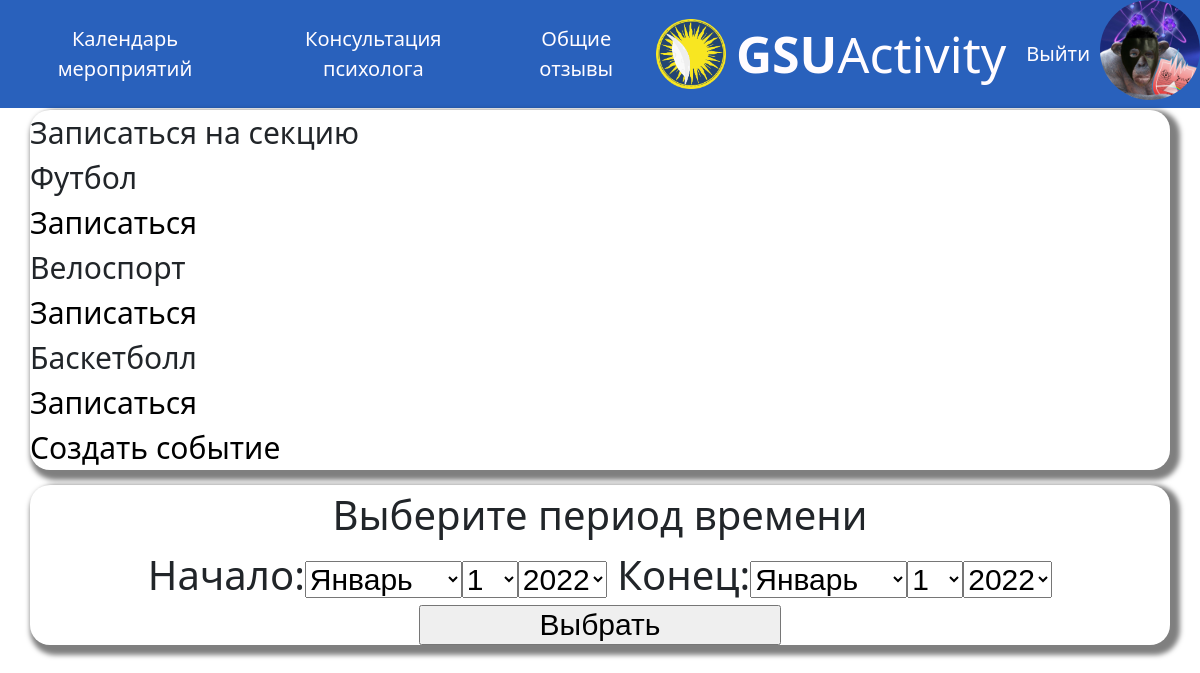
The app's page /sport/ (signed in) with its own data.
### news/models.py (models this page shows)
class AdvUser(AbstractUser):
    fac = (
        ('bio','Биологический факультет'),
        ('geo','Геолого-географический факультет'),
        ('ist','Факультет истории и межкультурных коммуникаций'),
        ('in','Факультет иностранных языков'),
        ('mat','Факультет математитики и ТП'),
        ('psi','Факультет психологии и педагогики'),
        ('fiz','Факультет физики и ИТ'),
        ('ffk','Факультет физической культуры'),
        ('fil','Филологический факультет'),
        ('eko','Экономический факультет'),
        ('yr','Юридичесий факультет'),
        )
    is_activated = models.BooleanField(default=True, db_index=True,verbose_name='Прошел активацию')
    avatar = models.ImageField(null=True, blank=True, upload_to="image/profile/",verbose_name='Аватарка')
    phone_num = models.CharField(unique = True, null = True, blank = False, max_length=13,verbose_name='Номер телефона')
    faculty = models.CharField(null = True, blank =False,choices=fac,max_length=50,verbose_name='Факультет')
    group = models.CharField(null = True, blank = False,max_length=10,verbose_name='Группа')
    class Meta(AbstractUser.Meta):
        pass

class Section(models.Model):
    name = models.CharField(max_length=30,verbose_name='Название')
    otobr = models.BooleanField(default=False, db_index=True,verbose_name='Отображение')
    class Meta:
        verbose_name_plural = 'Секции'
        verbose_name = 'Секция'

### news/views.py (the view)
# urls.py: path('sport/', sport, name='sport'),
def sport(request):
	sections = Section.objects.filter(otobr=True)
	weekd=datetime.today().isocalendar()[1]
	posts = Post.objects.filter(eventdate__week=weekd)
	your_zapisi = Post.objects.filter(zapis=request.user.id)
	if request.method == 'POST':
		form = Index(request.POST)
		if form.is_valid():
			nach = form.cleaned_data['Начало']
			con = form.cleaned_data['Конец']
			posts = Post.objects.filter(eventdate__range=(nach,con))
	else:
		form = Index()
	return render(request, 'news/sport.html', {'posts': posts,'your_zapisi':your_zapisi,'sections':sections,'form':form})

### news/forms.py
class Index(forms.Form):
    Начало = forms.DateTimeField(widget=forms.SelectDateWidget)
    Конец = forms.DateTimeField(widget=forms.SelectDateWidget)

### news/templates/news/sport.html (shortened to what this page needs)
{% extends "layout/basic.html" %}
{% block content %}
	<div class="post">
		Записаться на секцию<br>
		{% for section in sections %}
			{{section.name}}<br>
			{% if user.is_authenticated %}
				<a href="{% url 'news:sec' pk=section.pk %}" class="post_link">Записаться</a><br>
			{% endif %}
		{% endfor %}
		{% if user.id == 5 or user.id == 1  %}
		<a href="{% url 'news:add' %}"  class="post_link">Создать событие</a><br>
{% endif %}
	</div>
<div class="calendar">
	Выберите период времени
	<form method="post">
		<div>{{ form }}</div>
		<button type="submit">Выбрать</button>
	</form>
</div>
{% endblock %}

### news/templates/layout/basic.html (shortened to what this page needs)
{% load static %}
<!DOCTYPE html>
<html>
<head>
	<link rel="stylesheet" type="text/css" href="{% static 'news/style.css' %}">
</head>
<body>
	<header>
		<nav class="nav">
			<div class="link dropdown">
				<a>Календарь мероприятий</a>
			</div>
			<a href="{% url 'news:consult' %}"  class="link">Консультация психолога</a>
			<a href="{% url 'news:otz' %}"  class="link">Общие отзывы</a>
  		</nav>
  		<div class="logo ">
  			<img src="\static\news\logo.png" class="logot"><a href="{% url 'news:index' %} " class="logo_link"><strong>GSU</strong>Activity</a>
  		</div>
     	<div class="log">
     		{% if user.is_authenticated %}
     			<a href="{% url 'news:logout' %}" class="link">Выйти</a>
				<a href="{% url 'news:profile' %}">
					{% if user.avatar %}
      					<img class="avatar" src="{{ user.avatar.url }}">
    				{% else %}
      					<img class="avatar" src="\static\news\user.png">
    				{% endif %}
			    </a>
			{% else %}
				<a href="{% url 'news:login' %}" class="link">Войти</a>
				<a href="{% url 'news:register' %}" class="link">Регистрация</a>
			{% endif %}
		</div>
	</header>
	<section>
		{% block content %}
		{% endblock %}
	</section>
</body>
</html>

### records on screen
AdvUser: avatar (picture)
Section: name "Футбол"
Section: name "Велоспорт"
Section: name "Баскетболл"
